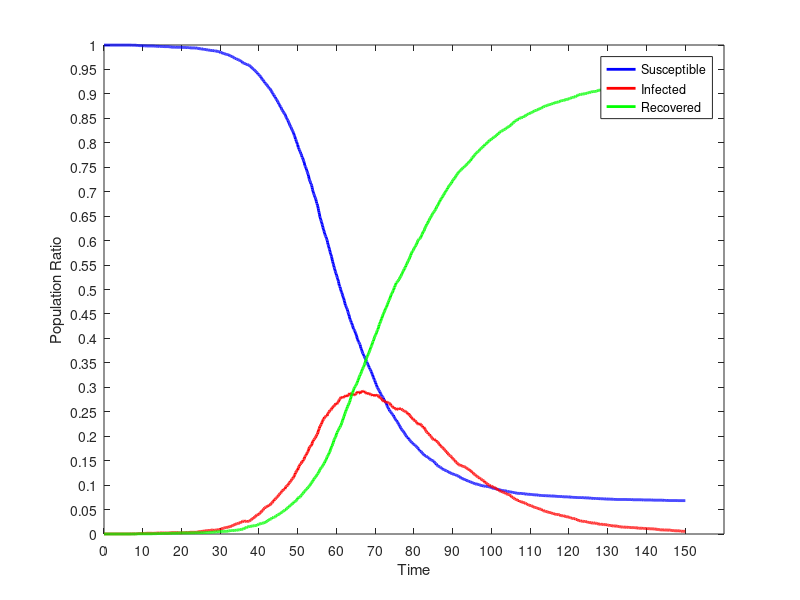

The MATLAB script that drew this image:
dynamics = [
0.00,4999.000,1.000,0.000;
0.10,4999.000,1.000,0.000;
0.20,4999.000,1.000,0.000;
0.30,4999.000,1.000,0.000;
0.40,4999.000,1.000,0.000;
0.50,4999.000,1.000,0.000;
0.60,4999.000,1.000,0.000;
0.70,4999.000,1.000,0.000;
0.80,4999.000,1.000,0.000;
0.90,4999.000,1.000,0.000;
1.00,4999.000,1.000,0.000;
1.10,4999.000,1.000,0.000;
1.20,4999.000,1.000,0.000;
1.30,4999.000,1.000,0.000;
1.40,4999.000,1.000,0.000;
1.50,4999.000,1.000,0.000;
1.60,4999.000,1.000,0.000;
1.70,4999.000,1.000,0.000;
1.80,4999.000,1.000,0.000;
1.90,4999.000,1.000,0.000;
2.00,4999.000,1.000,0.000;
2.10,4999.000,1.000,0.000;
2.20,4999.000,1.000,0.000;
2.30,4999.000,1.000,0.000;
2.40,4999.000,1.000,0.000;
2.50,4999.000,1.000,0.000;
2.60,4999.000,1.000,0.000;
2.70,4999.000,1.000,0.000;
2.80,4999.000,1.000,0.000;
2.90,4999.000,1.000,0.000;
3.00,4999.000,1.000,0.000;
3.10,4999.000,1.000,0.000;
3.20,4999.000,1.000,0.000;
3.30,4999.000,1.000,0.000;
3.40,4999.000,1.000,0.000;
3.50,4999.000,1.000,0.000;
3.60,4999.000,1.000,0.000;
3.70,4999.000,1.000,0.000;
3.80,4999.000,1.000,0.000;
3.90,4999.000,1.000,0.000;
4.00,4999.000,1.000,0.000;
4.10,4999.000,1.000,0.000;
4.20,4999.000,1.000,0.000;
4.30,4999.000,1.000,0.000;
4.40,4999.000,1.000,0.000;
4.50,4999.000,1.000,0.000;
4.60,4999.000,1.000,0.000;
4.70,4999.000,1.000,0.000;
4.80,4999.000,1.000,0.000;
4.90,4999.000,1.000,0.000;
5.00,4999.000,1.000,0.000;
5.10,4999.000,1.000,0.000;
5.20,4999.000,1.000,0.000;
5.30,4999.000,1.000,0.000;
5.40,4999.000,1.000,0.000;
5.50,4999.000,1.000,0.000;
5.60,4999.000,1.000,0.000;
5.70,4999.000,1.000,0.000;
5.80,4999.000,1.000,0.000;
5.90,4999.000,1.000,0.000;
6.00,4999.000,1.000,0.000;
6.10,4999.000,1.000,0.000;
6.20,4999.000,1.000,0.000;
6.30,4999.000,1.000,0.000;
6.40,4999.000,1.000,0.000;
6.50,4999.000,1.000,0.000;
6.60,4999.000,1.000,0.000;
6.70,4999.000,1.000,0.000;
6.80,4999.000,1.000,0.000;
6.90,4999.000,1.000,0.000;
7.00,4999.000,1.000,0.000;
7.10,4998.000,2.000,0.000;
7.20,4998.000,2.000,0.000;
7.30,4998.000,2.000,0.000;
7.40,4998.000,2.000,0.000;
7.50,4998.000,2.000,0.000;
7.60,4998.000,2.000,0.000;
7.70,4998.000,2.000,0.000;
7.80,4998.000,2.000,0.000;
7.90,4998.000,2.000,0.000;
8.00,4998.000,2.000,0.000;
8.10,4998.000,1.000,1.000;
8.20,4998.000,1.000,1.000;
8.30,4998.000,1.000,1.000;
8.40,4997.000,2.000,1.000;
8.50,4996.000,3.000,1.000;
8.60,4995.000,3.000,2.000;
8.70,4994.000,4.000,2.000;
8.80,4994.000,4.000,2.000;
8.90,4994.000,4.000,2.000;
9.00,4994.000,4.000,2.000;
9.10,4994.000,4.000,2.000;
9.20,4993.000,5.000,2.000;
9.30,4993.000,5.000,2.000;
9.40,4993.000,5.000,2.000;
9.50,4993.000,5.000,2.000;
9.60,4993.000,5.000,2.000;
9.70,4993.000,5.000,2.000;
9.80,4993.000,5.000,2.000;
9.90,4993.000,5.000,2.000;
10.00,4992.000,6.000,2.000;
10.10,4992.000,6.000,2.000;
10.20,4992.000,6.000,2.000;
10.30,4992.000,6.000,2.000;
10.40,4991.000,7.000,2.000;
10.50,4991.000,7.000,2.000;
10.60,4991.000,7.000,2.000;
10.70,4991.000,7.000,2.000;
10.80,4991.000,7.000,2.000;
10.90,4991.000,7.000,2.000;
11.00,4990.000,8.000,2.000;
11.10,4990.000,8.000,2.000;
11.20,4990.000,8.000,2.000;
11.30,4990.000,8.000,2.000;
11.40,4990.000,8.000,2.000;
11.50,4990.000,8.000,2.000;
11.60,4990.000,8.000,2.000;
11.70,4990.000,8.000,2.000;
11.80,4990.000,8.000,2.000;
11.90,4990.000,8.000,2.000;
12.00,4990.000,8.000,2.000;
12.10,4990.000,8.000,2.000;
12.20,4990.000,8.000,2.000;
12.30,4990.000,8.000,2.000;
12.40,4990.000,8.000,2.000;
12.50,4990.000,8.000,2.000;
12.60,4990.000,7.000,3.000;
12.70,4990.000,7.000,3.000;
12.80,4989.000,8.000,3.000;
12.90,4989.000,8.000,3.000;
13.00,4989.000,8.000,3.000;
13.10,4989.000,8.000,3.000;
13.20,4989.000,8.000,3.000;
13.30,4989.000,8.000,3.000;
13.40,4987.000,10.000,3.000;
13.50,4987.000,10.000,3.000;
13.60,4987.000,10.000,3.000;
13.70,4987.000,9.000,4.000;
13.80,4987.000,9.000,4.000;
13.90,4987.000,9.000,4.000;
14.00,4987.000,9.000,4.000;
14.10,4987.000,9.000,4.000;
14.20,4987.000,9.000,4.000;
14.30,4985.000,11.000,4.000;
14.40,4985.000,11.000,4.000;
14.50,4985.000,11.000,4.000;
14.60,4985.000,11.000,4.000;
14.70,4985.000,11.000,4.000;
14.80,4985.000,11.000,4.000;
14.90,4985.000,11.000,4.000;
15.00,4985.000,11.000,4.000;
15.10,4985.000,10.000,5.000;
15.20,4984.000,11.000,5.000;
15.30,4984.000,10.000,6.000;
15.40,4984.000,10.000,6.000;
15.50,4983.000,11.000,6.000;
15.60,4983.000,11.000,6.000;
15.70,4983.000,11.000,6.000;
15.80,4983.000,10.000,7.000;
15.90,4983.000,10.000,7.000;
16.00,4983.000,10.000,7.000;
16.10,4983.000,10.000,7.000;
16.20,4983.000,10.000,7.000;
16.30,4983.000,10.000,7.000;
16.40,4983.000,10.000,7.000;
16.50,4983.000,10.000,7.000;
16.60,4983.000,10.000,7.000;
16.70,4982.000,11.000,7.000;
16.80,4982.000,11.000,7.000;
16.90,4982.000,11.000,7.000;
17.00,4981.000,12.000,7.000;
17.10,4981.000,12.000,7.000;
17.20,4980.000,13.000,7.000;
17.30,4979.000,13.000,8.000;
17.40,4979.000,13.000,8.000;
17.50,4978.000,14.000,8.000;
17.60,4978.000,14.000,8.000;
17.70,4978.000,14.000,8.000;
17.80,4978.000,14.000,8.000;
17.90,4978.000,14.000,8.000;
18.00,4978.000,14.000,8.000;
18.10,4978.000,14.000,8.000;
18.20,4978.000,14.000,8.000;
18.30,4978.000,14.000,8.000;
18.40,4978.000,14.000,8.000;
18.50,4978.000,14.000,8.000;
18.60,4977.000,15.000,8.000;
18.70,4977.000,15.000,8.000;
18.80,4977.000,15.000,8.000;
18.90,4977.000,14.000,9.000;
19.00,4977.000,14.000,9.000;
19.10,4977.000,14.000,9.000;
19.20,4977.000,13.000,10.000;
19.30,4977.000,13.000,10.000;
19.40,4977.000,13.000,10.000;
19.50,4977.000,12.000,11.000;
19.60,4977.000,12.000,11.000;
19.70,4977.000,12.000,11.000;
19.80,4977.000,12.000,11.000;
19.90,4977.000,12.000,11.000;
20.00,4977.000,12.000,11.000;
20.10,4976.000,13.000,11.000;
20.20,4976.000,13.000,11.000;
20.30,4975.000,14.000,11.000;
20.40,4975.000,14.000,11.000;
20.50,4975.000,14.000,11.000;
20.60,4975.000,14.000,11.000;
20.70,4975.000,14.000,11.000;
20.80,4975.000,14.000,11.000;
20.90,4975.000,14.000,11.000;
21.00,4975.000,14.000,11.000;
21.10,4974.000,15.000,11.000;
21.20,4974.000,15.000,11.000;
21.30,4974.000,15.000,11.000;
21.40,4974.000,15.000,11.000;
21.50,4973.000,16.000,11.000;
21.60,4973.000,16.000,11.000;
21.70,4973.000,16.000,11.000;
21.80,4973.000,16.000,11.000;
21.90,4973.000,16.000,11.000;
22.00,4973.000,16.000,11.000;
22.10,4972.000,17.000,11.000;
22.20,4971.000,18.000,11.000;
22.30,4971.000,18.000,11.000;
22.40,4970.000,18.000,12.000;
22.50,4970.000,18.000,12.000;
22.60,4970.000,18.000,12.000;
22.70,4970.000,18.000,12.000;
22.80,4970.000,18.000,12.000;
22.90,4970.000,18.000,12.000;
23.00,4970.000,18.000,12.000;
23.10,4970.000,18.000,12.000;
23.20,4970.000,18.000,12.000;
23.30,4970.000,18.000,12.000;
23.40,4970.000,18.000,12.000;
23.50,4970.000,18.000,12.000;
23.60,4970.000,17.000,13.000;
23.70,4969.000,18.000,13.000;
23.80,4968.000,19.000,13.000;
23.90,4968.000,19.000,13.000;
24.00,4968.000,19.000,13.000;
24.10,4968.000,19.000,13.000;
24.20,4967.000,20.000,13.000;
24.30,4966.000,21.000,13.000;
24.40,4966.000,21.000,13.000;
24.50,4964.000,23.000,13.000;
24.60,4962.000,25.000,13.000;
24.70,4962.000,25.000,13.000;
24.80,4961.000,26.000,13.000;
24.90,4960.000,27.000,13.000;
25.00,4960.000,27.000,13.000;
25.10,4960.000,27.000,13.000;
25.20,4960.000,27.000,13.000;
25.30,4959.000,28.000,13.000;
25.40,4959.000,28.000,13.000;
25.50,4959.000,28.000,13.000;
25.60,4959.000,28.000,13.000;
25.70,4957.000,29.000,14.000;
25.80,4956.000,30.000,14.000;
25.90,4955.000,31.000,14.000;
26.00,4955.000,31.000,14.000;
26.10,4954.000,32.000,14.000;
26.20,4954.000,32.000,14.000;
26.30,4954.000,32.000,14.000;
26.40,4952.000,34.000,14.000;
26.50,4951.000,35.000,14.000;
26.60,4950.000,36.000,14.000;
26.70,4949.000,36.000,15.000;
26.80,4949.000,36.000,15.000;
26.90,4949.000,35.000,16.000;
27.00,4949.000,35.000,16.000;
27.10,4948.000,35.000,17.000;
27.20,4948.000,35.000,17.000;
27.30,4946.000,37.000,17.000;
27.40,4946.000,37.000,17.000;
27.50,4945.000,38.000,17.000;
27.60,4943.000,40.000,17.000;
27.70,4943.000,40.000,17.000;
27.80,4943.000,40.000,17.000;
27.90,4943.000,40.000,17.000;
28.00,4943.000,40.000,17.000;
28.10,4942.000,40.000,18.000;
28.20,4942.000,39.000,19.000;
28.30,4942.000,38.000,20.000;
28.40,4942.000,37.000,21.000;
28.50,4939.000,40.000,21.000;
28.60,4939.000,40.000,21.000;
28.70,4939.000,40.000,21.000;
28.80,4939.000,40.000,21.000;
28.90,4938.000,41.000,21.000;
29.00,4938.000,41.000,21.000;
29.10,4937.000,42.000,21.000;
29.20,4936.000,41.000,23.000;
29.30,4935.000,42.000,23.000;
29.40,4934.000,42.000,24.000;
29.50,4933.000,43.000,24.000;
29.60,4932.000,44.000,24.000;
29.70,4930.000,46.000,24.000;
29.80,4930.000,46.000,24.000;
29.90,4929.000,46.000,25.000;
30.00,4927.000,48.000,25.000;
30.10,4923.000,52.000,25.000;
30.20,4921.000,53.000,26.000;
30.30,4921.000,53.000,26.000;
30.40,4921.000,53.000,26.000;
30.50,4919.000,55.000,26.000;
30.60,4918.000,56.000,26.000;
30.70,4917.000,57.000,26.000;
30.80,4914.000,59.000,27.000;
30.90,4913.000,60.000,27.000;
31.00,4912.000,61.000,27.000;
31.10,4911.000,62.000,27.000;
31.20,4909.000,64.000,27.000;
31.30,4907.000,66.000,27.000;
31.40,4906.000,66.000,28.000;
31.50,4905.000,67.000,28.000;
31.60,4905.000,67.000,28.000;
31.70,4903.000,69.000,28.000;
31.80,4903.000,69.000,28.000;
31.90,4902.000,69.000,29.000;
32.00,4900.000,71.000,29.000;
32.10,4900.000,69.000,31.000;
32.20,4898.000,70.000,32.000;
32.30,4895.000,73.000,32.000;
32.40,4892.000,75.000,33.000;
32.50,4891.000,76.000,33.000;
32.60,4888.000,78.000,34.000;
32.70,4888.000,77.000,35.000;
32.80,4885.000,80.000,35.000;
32.90,4884.000,81.000,35.000;
33.00,4884.000,81.000,35.000;
33.10,4881.000,84.000,35.000;
33.20,4879.000,86.000,35.000;
33.30,4875.000,89.000,36.000;
33.40,4874.000,90.000,36.000;
33.50,4871.000,93.000,36.000;
33.60,4869.000,95.000,36.000;
33.70,4866.000,96.000,38.000;
33.80,4863.000,99.000,38.000;
33.90,4862.000,100.000,38.000;
34.00,4861.000,101.000,38.000;
34.10,4860.000,102.000,38.000;
34.20,4856.000,104.000,40.000;
34.30,4855.000,104.000,41.000;
34.40,4854.000,105.000,41.000;
34.50,4853.000,106.000,41.000;
34.60,4851.000,108.000,41.000;
34.70,4848.000,111.000,41.000;
34.80,4847.000,111.000,42.000;
34.90,4846.000,112.000,42.000;
35.00,4844.000,113.000,43.000;
35.10,4841.000,113.000,46.000;
35.20,4838.000,116.000,46.000;
35.30,4836.000,118.000,46.000;
35.40,4831.000,122.000,47.000;
35.50,4831.000,121.000,48.000;
35.60,4828.000,123.000,49.000;
35.70,4823.000,128.000,49.000;
35.80,4818.000,132.000,50.000;
35.90,4817.000,133.000,50.000;
36.00,4815.000,133.000,52.000;
36.10,4814.000,131.000,55.000;
36.20,4812.000,129.000,59.000;
36.30,4811.000,130.000,59.000;
36.40,4809.000,131.000,60.000;
36.50,4807.000,131.000,62.000;
36.60,4806.000,131.000,63.000;
36.70,4802.000,132.000,66.000;
36.80,4801.000,130.000,69.000;
36.90,4801.000,127.000,72.000;
37.00,4800.000,128.000,72.000;
37.10,4798.000,129.000,73.000;
37.20,4797.000,130.000,73.000;
37.30,4795.000,132.000,73.000;
37.40,4794.000,131.000,75.000;
37.50,4791.000,132.000,77.000;
37.60,4788.000,135.000,77.000;
37.70,4785.000,137.000,78.000;
37.80,4781.000,141.000,78.000;
37.90,4779.000,142.000,79.000;
38.00,4774.000,146.000,80.000;
38.10,4769.000,150.000,81.000;
38.20,4765.000,154.000,81.000;
38.30,4760.000,158.000,82.000;
38.40,4758.000,159.000,83.000;
38.50,4754.000,163.000,83.000;
38.60,4753.000,163.000,84.000;
38.70,4750.000,166.000,84.000;
38.80,4745.000,170.000,85.000;
38.90,4740.000,175.000,85.000;
39.00,4738.000,176.000,86.000;
39.10,4733.000,181.000,86.000;
39.20,4729.000,185.000,86.000;
39.30,4725.000,188.000,87.000;
39.40,4719.000,194.000,87.000;
39.50,4718.000,194.000,88.000;
39.60,4714.000,194.000,92.000;
39.70,4706.000,198.000,96.000;
39.80,4701.000,201.000,98.000;
39.90,4698.000,200.000,102.000;
40.00,4695.000,203.000,102.000;
40.10,4692.000,206.000,102.000;
40.20,4686.000,212.000,102.000;
40.30,4682.000,215.000,103.000;
40.40,4678.000,218.000,104.000;
40.50,4673.000,221.000,106.000;
40.60,4663.000,229.000,108.000;
40.70,4656.000,234.000,110.000;
40.80,4650.000,240.000,110.000;
40.90,4647.000,243.000,110.000;
41.00,4644.000,245.000,111.000;
41.10,4639.000,249.000,112.000;
41.20,4632.000,255.000,113.000;
41.30,4626.000,259.000,115.000;
41.40,4623.000,261.000,116.000;
41.50,4613.000,270.000,117.000;
41.60,4609.000,271.000,120.000;
41.70,4605.000,275.000,120.000;
41.80,4602.000,276.000,122.000;
41.90,4598.000,276.000,126.000;
42.00,4593.000,279.000,128.000;
42.10,4587.000,282.000,131.000;
42.20,4584.000,280.000,136.000;
42.30,4576.000,286.000,138.000;
42.40,4570.000,290.000,140.000;
42.50,4567.000,290.000,143.000;
42.60,4560.000,295.000,145.000;
42.70,4556.000,294.000,150.000;
42.80,4555.000,295.000,150.000;
42.90,4549.000,300.000,151.000;
43.00,4544.000,303.000,153.000;
43.10,4535.000,311.000,154.000;
43.20,4528.000,316.000,156.000;
43.30,4522.000,319.000,159.000;
43.40,4514.000,319.000,167.000;
43.50,4509.000,324.000,167.000;
43.60,4501.000,332.000,167.000;
43.70,4495.000,337.000,168.000;
43.80,4492.000,337.000,171.000;
43.90,4481.000,348.000,171.000;
44.00,4474.000,354.000,172.000;
44.10,4470.000,356.000,174.000;
44.20,4467.000,356.000,177.000;
44.30,4456.000,362.000,182.000;
44.40,4448.000,367.000,185.000;
44.50,4444.000,369.000,187.000;
44.60,4438.000,373.000,189.000;
44.70,4431.000,378.000,191.000;
44.80,4422.000,381.000,197.000;
44.90,4416.000,386.000,198.000;
45.00,4410.000,392.000,198.000;
45.10,4399.000,400.000,201.000;
45.20,4394.000,403.000,203.000;
45.30,4386.000,409.000,205.000;
45.40,4378.000,414.000,208.000;
45.50,4370.000,417.000,213.000;
45.60,4368.000,418.000,214.000;
45.70,4357.000,425.000,218.000;
45.80,4350.000,429.000,221.000;
45.90,4341.000,437.000,222.000;
46.00,4333.000,442.000,225.000;
46.10,4329.000,445.000,226.000;
46.20,4322.000,448.000,230.000;
46.30,4311.000,455.000,234.000;
46.40,4308.000,454.000,238.000;
46.50,4301.000,459.000,240.000;
46.60,4298.000,460.000,242.000;
46.70,4292.000,461.000,247.000;
46.80,4282.000,471.000,247.000;
46.90,4270.000,483.000,247.000;
47.00,4262.000,486.000,252.000;
47.10,4255.000,487.000,258.000;
47.20,4246.000,493.000,261.000;
47.30,4240.000,495.000,265.000;
47.40,4232.000,499.000,269.000;
47.50,4226.000,502.000,272.000;
47.60,4216.000,511.000,273.000;
47.70,4206.000,518.000,276.000;
47.80,4196.000,521.000,283.000;
47.90,4187.000,526.000,287.000;
48.00,4178.000,530.000,292.000;
48.10,4167.000,539.000,294.000;
48.20,4162.000,542.000,296.000;
48.30,4154.000,547.000,299.000;
48.40,4146.000,554.000,300.000;
48.50,4135.000,561.000,304.000;
48.60,4127.000,564.000,309.000;
48.70,4120.000,567.000,313.000;
48.80,4112.000,571.000,317.000;
48.90,4102.000,580.000,318.000;
49.00,4089.000,585.000,326.000;
49.10,4077.000,595.000,328.000;
49.20,4068.000,603.000,329.000;
49.30,4058.000,610.000,332.000;
49.40,4039.000,626.000,335.000;
49.50,4034.000,629.000,337.000;
49.60,4020.000,638.000,342.000;
49.70,4011.000,644.000,345.000;
49.80,3998.000,649.000,353.000;
49.90,3987.000,655.000,358.000;
50.00,3979.000,654.000,367.000;
50.10,3957.000,674.000,369.000;
50.20,3949.000,678.000,373.000;
50.30,3937.000,690.000,373.000;
50.40,3930.000,696.000,374.000;
50.50,3918.000,706.000,376.000;
50.60,3910.000,712.000,378.000;
50.70,3903.000,713.000,384.000;
50.80,3889.000,720.000,391.000;
50.90,3883.000,722.000,395.000;
51.00,3871.000,731.000,398.000;
51.10,3854.000,742.000,404.000;
51.20,3851.000,740.000,409.000;
51.30,3843.000,743.000,414.000;
51.40,3827.000,757.000,416.000;
51.50,3819.000,758.000,423.000;
51.60,3806.000,763.000,431.000;
51.70,3793.000,771.000,436.000;
51.80,3772.000,789.000,439.000;
51.90,3762.000,795.000,443.000;
52.00,3755.000,798.000,447.000;
52.10,3744.000,804.000,452.000;
52.20,3734.000,808.000,458.000;
52.30,3720.000,819.000,461.000;
52.40,3709.000,828.000,463.000;
52.50,3697.000,837.000,466.000;
52.60,3685.000,841.000,474.000;
52.70,3674.000,848.000,478.000;
52.80,3659.000,859.000,482.000;
52.90,3639.000,875.000,486.000;
53.00,3624.000,886.000,490.000;
53.10,3614.000,891.000,495.000;
53.20,3603.000,895.000,502.000;
53.30,3594.000,897.000,509.000;
53.40,3580.000,905.000,515.000;
53.50,3575.000,903.000,522.000;
53.60,3563.000,911.000,526.000;
53.70,3544.000,925.000,531.000;
53.80,3524.000,940.000,536.000;
53.90,3509.000,949.000,542.000;
54.00,3497.000,951.000,552.000;
54.10,3481.000,961.000,558.000;
54.20,3472.000,966.000,562.000;
54.30,3462.000,968.000,570.000;
54.40,3447.000,977.000,576.000;
54.50,3439.000,983.000,578.000;
54.60,3431.000,986.000,583.000;
54.70,3417.000,996.000,587.000;
54.80,3399.000,1005.000,596.000;
54.90,3382.000,1016.000,602.000;
55.00,3375.000,1018.000,607.000;
55.10,3361.000,1024.000,615.000;
55.20,3344.000,1038.000,618.000;
55.30,3327.000,1051.000,622.000;
55.40,3305.000,1064.000,631.000;
55.50,3287.000,1074.000,639.000;
55.60,3271.000,1080.000,649.000;
55.70,3244.000,1101.000,655.000;
55.80,3233.000,1103.000,664.000;
55.90,3219.000,1111.000,670.000;
56.00,3205.000,1119.000,676.000;
56.10,3195.000,1123.000,682.000;
56.20,3180.000,1136.000,684.000;
56.30,3166.000,1145.000,689.000;
56.40,3151.000,1155.000,694.000;
56.50,3135.000,1164.000,701.000;
56.60,3120.000,1171.000,709.000;
56.70,3108.000,1174.000,718.000;
56.80,3095.000,1183.000,722.000;
56.90,3079.000,1193.000,728.000;
57.00,3065.000,1196.000,739.000;
57.10,3054.000,1199.000,747.000;
57.20,3043.000,1203.000,754.000;
57.30,3037.000,1203.000,760.000;
57.40,3025.000,1207.000,768.000;
57.50,3011.000,1208.000,781.000;
57.60,3002.000,1208.000,790.000;
57.70,2981.000,1225.000,794.000;
57.80,2963.000,1234.000,803.000;
57.90,2952.000,1238.000,810.000;
58.00,2936.000,1246.000,818.000;
58.10,2922.000,1248.000,830.000;
58.20,2910.000,1253.000,837.000;
58.30,2892.000,1265.000,843.000;
58.40,2877.000,1267.000,856.000;
58.50,2863.000,1269.000,868.000;
58.60,2852.000,1270.000,878.000;
58.70,2838.000,1274.000,888.000;
58.80,2822.000,1279.000,899.000;
58.90,2803.000,1294.000,903.000;
59.00,2787.000,1295.000,918.000;
59.10,2770.000,1302.000,928.000;
59.20,2758.000,1306.000,936.000;
59.30,2742.000,1304.000,954.000;
59.40,2725.000,1309.000,966.000;
59.50,2714.000,1313.000,973.000;
59.60,2699.000,1319.000,982.000;
59.70,2685.000,1325.000,990.000;
59.80,2671.000,1334.000,995.000;
59.90,2661.000,1330.000,1009.000;
60.00,2645.000,1334.000,1021.000;
60.10,2635.000,1330.000,1035.000;
60.20,2623.000,1337.000,1040.000;
60.30,2608.000,1341.000,1051.000;
60.40,2596.000,1347.000,1057.000;
60.50,2583.000,1352.000,1065.000;
60.60,2563.000,1362.000,1075.000;
60.70,2545.000,1373.000,1082.000;
60.80,2533.000,1379.000,1088.000;
60.90,2527.000,1382.000,1091.000;
61.00,2512.000,1387.000,1101.000;
61.10,2497.000,1394.000,1109.000;
61.20,2484.000,1400.000,1116.000;
61.30,2473.000,1395.000,1132.000;
61.40,2464.000,1396.000,1140.000;
61.50,2452.000,1396.000,1152.000;
61.60,2436.000,1401.000,1163.000;
61.70,2425.000,1397.000,1178.000;
61.80,2414.000,1396.000,1190.000;
61.90,2402.000,1398.000,1200.000;
62.00,2387.000,1405.000,1208.000;
62.10,2372.000,1404.000,1224.000;
62.20,2355.000,1411.000,1234.000;
62.30,2340.000,1416.000,1244.000;
62.40,2332.000,1414.000,1254.000;
62.50,2323.000,1409.000,1268.000;
62.60,2313.000,1411.000,1276.000;
62.70,2303.000,1413.000,1284.000;
62.80,2296.000,1407.000,1297.000;
62.90,2277.000,1419.000,1304.000;
63.00,2265.000,1417.000,1318.000;
63.10,2253.000,1423.000,1324.000;
63.20,2241.000,1427.000,1332.000;
63.30,2226.000,1431.000,1343.000;
63.40,2209.000,1440.000,1351.000;
63.50,2195.000,1439.000,1366.000;
63.60,2186.000,1436.000,1378.000;
63.70,2177.000,1431.000,1392.000;
63.80,2165.000,1426.000,1409.000;
63.90,2158.000,1421.000,1421.000;
64.00,2146.000,1423.000,1431.000;
64.10,2133.000,1429.000,1438.000;
64.20,2125.000,1426.000,1449.000;
64.30,2108.000,1429.000,1463.000;
64.40,2097.000,1429.000,1474.000;
64.50,2093.000,1421.000,1486.000;
64.60,2084.000,1422.000,1494.000;
64.70,2077.000,1420.000,1503.000;
64.80,2068.000,1424.000,1508.000;
64.90,2056.000,1431.000,1513.000;
65.00,2046.000,1434.000,1520.000;
65.10,2035.000,1438.000,1527.000;
65.20,2023.000,1440.000,1537.000;
65.30,2006.000,1450.000,1544.000;
65.40,1994.000,1453.000,1553.000;
65.50,1984.000,1448.000,1568.000;
65.60,1972.000,1453.000,1575.000;
65.70,1963.000,1451.000,1586.000;
65.80,1958.000,1442.000,1600.000;
65.90,1948.000,1442.000,1610.000;
66.00,1941.000,1441.000,1618.000;
66.10,1936.000,1436.000,1628.000;
66.20,1915.000,1452.000,1633.000;
66.30,1901.000,1458.000,1641.000;
66.40,1892.000,1454.000,1654.000;
66.50,1880.000,1457.000,1663.000;
66.60,1868.000,1457.000,1675.000;
66.70,1855.000,1459.000,1686.000;
66.80,1846.000,1461.000,1693.000;
66.90,1842.000,1454.000,1704.000;
67.00,1831.000,1460.000,1709.000;
67.10,1820.000,1461.000,1719.000;
67.20,1816.000,1451.000,1733.000;
67.30,1805.000,1451.000,1744.000;
67.40,1794.000,1451.000,1755.000;
67.50,1789.000,1443.000,1768.000;
67.60,1777.000,1442.000,1781.000;
67.70,1764.000,1442.000,1794.000;
67.80,1761.000,1435.000,1804.000;
67.90,1749.000,1440.000,1811.000;
68.00,1744.000,1437.000,1819.000;
68.10,1734.000,1436.000,1830.000;
68.20,1727.000,1434.000,1839.000;
68.30,1717.000,1434.000,1849.000;
68.40,1704.000,1439.000,1857.000;
68.50,1698.000,1435.000,1867.000;
68.60,1688.000,1434.000,1878.000;
68.70,1683.000,1428.000,1889.000;
68.80,1675.000,1423.000,1902.000;
68.90,1665.000,1423.000,1912.000;
69.00,1658.000,1423.000,1919.000;
69.10,1646.000,1425.000,1929.000;
69.20,1636.000,1422.000,1942.000;
69.30,1627.000,1415.000,1958.000;
69.40,1614.000,1419.000,1967.000;
69.50,1603.000,1424.000,1973.000;
69.60,1595.000,1418.000,1987.000;
69.70,1582.000,1421.000,1997.000;
69.80,1574.000,1415.000,2011.000;
69.90,1567.000,1412.000,2021.000;
70.00,1555.000,1415.000,2030.000;
70.10,1546.000,1418.000,2036.000;
70.20,1531.000,1424.000,2045.000;
70.30,1524.000,1418.000,2058.000;
70.40,1512.000,1420.000,2068.000;
70.50,1500.000,1421.000,2079.000;
70.60,1495.000,1418.000,2087.000;
70.70,1490.000,1417.000,2093.000;
70.80,1477.000,1416.000,2107.000;
70.90,1471.000,1408.000,2121.000;
71.00,1466.000,1395.000,2139.000;
71.10,1459.000,1397.000,2144.000;
71.20,1454.000,1392.000,2154.000;
71.30,1442.000,1392.000,2166.000;
71.40,1434.000,1392.000,2174.000;
71.50,1426.000,1388.000,2186.000;
71.60,1420.000,1382.000,2198.000;
71.70,1411.000,1383.000,2206.000;
71.80,1406.000,1374.000,2220.000;
71.90,1402.000,1365.000,2233.000;
72.00,1397.000,1361.000,2242.000;
72.10,1392.000,1357.000,2251.000;
72.20,1378.000,1362.000,2260.000;
72.30,1371.000,1360.000,2269.000;
72.40,1364.000,1361.000,2275.000;
72.50,1355.000,1358.000,2287.000;
72.60,1353.000,1347.000,2300.000;
72.70,1344.000,1347.000,2309.000;
72.80,1339.000,1347.000,2314.000;
72.90,1330.000,1349.000,2321.000;
73.00,1316.000,1352.000,2332.000;
73.10,1307.000,1349.000,2344.000;
73.20,1300.000,1347.000,2353.000;
73.30,1292.000,1343.000,2365.000;
73.40,1286.000,1340.000,2374.000;
73.50,1276.000,1338.000,2386.000;
73.60,1271.000,1337.000,2392.000;
73.70,1261.000,1339.000,2400.000;
73.80,1255.000,1335.000,2410.000;
73.90,1251.000,1327.000,2422.000;
74.00,1248.000,1316.000,2436.000;
74.10,1242.000,1312.000,2446.000;
74.20,1236.000,1311.000,2453.000;
74.30,1229.000,1310.000,2461.000;
74.40,1226.000,1307.000,2467.000;
74.50,1222.000,1300.000,2478.000;
74.60,1218.000,1295.000,2487.000;
74.70,1215.000,1291.000,2494.000;
74.80,1201.000,1293.000,2506.000;
74.90,1195.000,1286.000,2519.000;
75.00,1187.000,1289.000,2524.000;
75.10,1180.000,1284.000,2536.000;
75.20,1175.000,1281.000,2544.000;
75.30,1168.000,1277.000,2555.000;
75.40,1161.000,1272.000,2567.000;
75.50,1161.000,1270.000,2569.000;
75.60,1152.000,1274.000,2574.000;
75.70,1145.000,1278.000,2577.000;
75.80,1140.000,1277.000,2583.000;
75.90,1133.000,1278.000,2589.000;
76.00,1125.000,1283.000,2592.000;
76.10,1119.000,1278.000,2603.000;
76.20,1113.000,1281.000,2606.000;
76.30,1105.000,1282.000,2613.000;
76.40,1098.000,1278.000,2624.000;
76.50,1089.000,1280.000,2631.000;
76.60,1084.000,1281.000,2635.000;
76.70,1075.000,1282.000,2643.000;
76.80,1069.000,1276.000,2655.000;
76.90,1065.000,1274.000,2661.000;
77.00,1059.000,1271.000,2670.000;
77.10,1056.000,1264.000,2680.000;
77.20,1050.000,1262.000,2688.000;
77.30,1047.000,1260.000,2693.000;
77.40,1040.000,1259.000,2701.000;
77.50,1033.000,1255.000,2712.000;
77.60,1027.000,1256.000,2717.000;
77.70,1020.000,1255.000,2725.000;
77.80,1015.000,1255.000,2730.000;
77.90,1008.000,1249.000,2743.000;
78.00,1003.000,1248.000,2749.000;
78.10,995.000,1246.000,2759.000;
78.20,991.000,1242.000,2767.000;
78.30,988.000,1236.000,2776.000;
78.40,988.000,1227.000,2785.000;
78.50,982.000,1226.000,2792.000;
78.60,971.000,1231.000,2798.000;
78.70,969.000,1223.000,2808.000;
78.80,964.000,1220.000,2816.000;
78.90,960.000,1214.000,2826.000;
79.00,955.000,1210.000,2835.000;
79.10,950.000,1202.000,2848.000;
79.20,946.000,1201.000,2853.000;
79.30,941.000,1189.000,2870.000;
79.40,935.000,1189.000,2876.000;
79.50,933.000,1182.000,2885.000;
79.60,932.000,1176.000,2892.000;
79.70,928.000,1177.000,2895.000;
79.80,921.000,1178.000,2901.000;
79.90,917.000,1173.000,2910.000;
80.00,916.000,1165.000,2919.000;
80.10,912.000,1162.000,2926.000;
80.20,910.000,1157.000,2933.000;
80.30,904.000,1159.000,2937.000;
80.40,901.000,1152.000,2947.000;
80.50,898.000,1150.000,2952.000;
80.60,895.000,1146.000,2959.000;
80.70,890.000,1143.000,2967.000;
80.80,887.000,1134.000,2979.000;
80.90,884.000,1126.000,2990.000;
81.00,878.000,1122.000,3000.000;
81.10,872.000,1123.000,3005.000;
81.20,870.000,1120.000,3010.000;
81.30,861.000,1124.000,3015.000;
81.40,857.000,1127.000,3016.000;
81.50,856.000,1125.000,3019.000;
81.60,848.000,1128.000,3024.000;
81.70,846.000,1123.000,3031.000;
81.80,845.000,1117.000,3038.000;
81.90,841.000,1110.000,3049.000;
82.00,835.000,1106.000,3059.000;
82.10,830.000,1105.000,3065.000;
82.20,825.000,1104.000,3071.000;
82.30,822.000,1092.000,3086.000;
82.40,818.000,1089.000,3093.000;
82.50,814.000,1091.000,3095.000;
82.60,808.000,1091.000,3101.000;
82.70,803.000,1083.000,3114.000;
82.80,802.000,1074.000,3124.000;
82.90,799.000,1067.000,3134.000;
83.00,798.000,1061.000,3141.000;
83.10,798.000,1053.000,3149.000;
83.20,795.000,1048.000,3157.000;
83.30,792.000,1040.000,3168.000;
83.40,790.000,1039.000,3171.000;
83.50,785.000,1038.000,3177.000;
83.60,784.000,1032.000,3184.000;
83.70,779.000,1023.000,3198.000;
83.80,777.000,1021.000,3202.000;
83.90,773.000,1019.000,3208.000;
84.00,767.000,1018.000,3215.000;
84.10,765.000,1009.000,3226.000;
84.20,764.000,1003.000,3233.000;
84.30,762.000,1001.000,3237.000;
84.40,758.000,997.000,3245.000;
84.50,756.000,991.000,3253.000;
84.60,754.000,987.000,3259.000;
84.70,753.000,980.000,3267.000;
84.80,751.000,975.000,3274.000;
84.90,750.000,968.000,3282.000;
85.00,747.000,967.000,3286.000;
85.10,745.000,963.000,3292.000;
85.20,738.000,966.000,3296.000;
85.30,731.000,969.000,3300.000;
85.40,728.000,964.000,3308.000;
85.50,724.000,960.000,3316.000;
85.60,720.000,960.000,3320.000;
85.70,719.000,950.000,3331.000;
85.80,710.000,951.000,3339.000;
85.90,706.000,946.000,3348.000;
86.00,703.000,945.000,3352.000;
86.10,701.000,939.000,3360.000;
86.20,696.000,937.000,3367.000;
86.30,694.000,931.000,3375.000;
86.40,691.000,925.000,3384.000;
86.50,689.000,919.000,3392.000;
86.60,686.000,918.000,3396.000;
86.70,686.000,909.000,3405.000;
86.80,684.000,900.000,3416.000;
86.90,680.000,899.000,3421.000;
87.00,678.000,895.000,3427.000;
87.10,674.000,892.000,3434.000;
87.20,671.000,892.000,3437.000;
87.30,665.000,887.000,3448.000;
87.40,663.000,885.000,3452.000;
87.50,662.000,879.000,3459.000;
87.60,660.000,876.000,3464.000;
87.70,659.000,871.000,3470.000;
87.80,657.000,864.000,3479.000;
87.90,655.000,860.000,3485.000;
88.00,653.000,855.000,3492.000;
88.10,650.000,853.000,3497.000;
88.20,648.000,847.000,3505.000;
88.30,647.000,843.000,3510.000;
88.40,645.000,837.000,3518.000;
88.50,641.000,837.000,3522.000;
88.60,640.000,833.000,3527.000;
88.70,639.000,822.000,3539.000;
88.80,636.000,821.000,3543.000;
88.90,635.000,814.000,3551.000;
89.00,634.000,809.000,3557.000;
89.10,631.000,806.000,3563.000;
89.20,629.000,804.000,3567.000;
89.30,626.000,802.000,3572.000;
89.40,624.000,799.000,3577.000;
89.50,623.000,794.000,3583.000;
89.60,621.000,793.000,3586.000;
89.70,619.000,789.000,3592.000;
89.80,618.000,780.000,3602.000;
89.90,617.000,776.000,3607.000;
90.00,614.000,770.000,3616.000;
90.10,612.000,767.000,3621.000;
90.20,610.000,765.000,3625.000;
90.30,609.000,760.000,3631.000;
90.40,608.000,758.000,3634.000;
90.50,607.000,756.000,3637.000;
90.60,607.000,748.000,3645.000;
90.70,606.000,741.000,3653.000;
90.80,604.000,735.000,3661.000;
90.90,601.000,733.000,3666.000;
91.00,598.000,732.000,3670.000;
91.10,596.000,728.000,3676.000;
91.20,595.000,722.000,3683.000;
91.30,594.000,719.000,3687.000;
91.40,593.000,714.000,3693.000;
91.50,592.000,708.000,3700.000;
91.60,589.000,707.000,3704.000;
91.70,585.000,705.000,3710.000;
91.80,584.000,704.000,3712.000;
91.90,581.000,703.000,3716.000;
92.00,578.000,703.000,3719.000;
92.10,574.000,705.000,3721.000;
92.20,573.000,701.000,3726.000;
92.30,570.000,700.000,3730.000;
92.40,569.000,695.000,3736.000;
92.50,567.000,693.000,3740.000;
92.60,565.000,691.000,3744.000;
92.70,563.000,690.000,3747.000;
92.80,561.000,691.000,3748.000;
92.90,560.000,690.000,3750.000;
93.00,557.000,689.000,3754.000;
93.10,557.000,687.000,3756.000;
93.20,555.000,684.000,3761.000;
93.30,554.000,682.000,3764.000;
93.40,552.000,680.000,3768.000;
93.50,548.000,676.000,3776.000;
93.60,547.000,673.000,3780.000;
93.70,546.000,670.000,3784.000;
93.80,544.000,666.000,3790.000;
93.90,544.000,665.000,3791.000;
94.00,541.000,665.000,3794.000;
94.10,541.000,659.000,3800.000;
94.20,537.000,659.000,3804.000;
94.30,536.000,654.000,3810.000;
94.40,535.000,653.000,3812.000;
94.50,534.000,649.000,3817.000;
94.60,532.000,650.000,3818.000;
94.70,530.000,644.000,3826.000;
94.80,528.000,637.000,3835.000;
94.90,528.000,634.000,3838.000;
95.00,526.000,628.000,3846.000;
95.10,524.000,628.000,3848.000;
95.20,522.000,627.000,3851.000;
95.30,522.000,621.000,3857.000;
95.40,519.000,618.000,3863.000;
95.50,518.000,613.000,3869.000;
95.60,516.000,609.000,3875.000;
95.70,515.000,606.000,3879.000;
95.80,512.000,606.000,3882.000;
95.90,512.000,603.000,3885.000;
96.00,511.000,598.000,3891.000;
96.10,510.000,593.000,3897.000;
96.20,510.000,591.000,3899.000;
96.30,510.000,587.000,3903.000;
96.40,509.000,584.000,3907.000;
96.50,509.000,581.000,3910.000;
96.60,507.000,580.000,3913.000;
96.70,506.000,579.000,3915.000;
96.80,505.000,576.000,3919.000;
96.90,502.000,573.000,3925.000;
97.00,501.000,566.000,3933.000;
97.10,499.000,566.000,3935.000;
97.20,498.000,564.000,3938.000;
97.30,496.000,563.000,3941.000;
97.40,495.000,560.000,3945.000;
97.50,495.000,556.000,3949.000;
97.60,494.000,553.000,3953.000;
97.70,494.000,547.000,3959.000;
97.80,493.000,546.000,3961.000;
97.90,490.000,546.000,3964.000;
98.00,490.000,543.000,3967.000;
98.10,490.000,541.000,3969.000;
98.20,490.000,532.000,3978.000;
98.30,490.000,526.000,3984.000;
98.40,490.000,525.000,3985.000;
98.50,487.000,527.000,3986.000;
98.60,487.000,524.000,3989.000;
98.70,487.000,521.000,3992.000;
98.80,487.000,517.000,3996.000;
98.90,486.000,513.000,4001.000;
99.00,485.000,507.000,4008.000;
99.10,485.000,506.000,4009.000;
99.20,484.000,504.000,4012.000;
99.30,483.000,503.000,4014.000;
99.40,481.000,501.000,4018.000;
99.50,481.000,494.000,4025.000;
99.60,479.000,491.000,4030.000;
99.70,479.000,490.000,4031.000;
99.80,478.000,491.000,4031.000;
99.90,473.000,492.000,4035.000;
100.00,473.000,490.000,4037.000;
100.10,471.000,488.000,4041.000;
100.20,471.000,485.000,4044.000;
100.30,471.000,484.000,4045.000;
100.40,469.000,481.000,4050.000;
100.50,468.000,478.000,4054.000;
100.60,466.000,476.000,4058.000;
100.70,465.000,477.000,4058.000;
100.80,464.000,475.000,4061.000;
100.90,464.000,471.000,4065.000;
101.00,463.000,471.000,4066.000;
101.10,462.000,468.000,4070.000;
101.20,462.000,463.000,4075.000;
101.30,460.000,464.000,4076.000;
101.40,460.000,456.000,4084.000;
101.50,460.000,455.000,4085.000;
101.60,458.000,455.000,4087.000;
101.70,457.000,449.000,4094.000;
101.80,456.000,449.000,4095.000;
101.90,454.000,448.000,4098.000;
102.00,451.000,449.000,4100.000;
102.10,451.000,441.000,4108.000;
102.20,450.000,438.000,4112.000;
102.30,450.000,437.000,4113.000;
102.40,449.000,435.000,4116.000;
102.50,448.000,436.000,4116.000;
102.60,445.000,435.000,4120.000;
102.70,445.000,432.000,4123.000;
102.80,445.000,431.000,4124.000;
102.90,445.000,428.000,4127.000;
103.00,444.000,427.000,4129.000;
103.10,443.000,426.000,4131.000;
103.20,442.000,423.000,4135.000;
103.30,442.000,422.000,4136.000;
103.40,442.000,420.000,4138.000;
103.50,441.000,420.000,4139.000;
103.60,440.000,419.000,4141.000;
103.70,440.000,413.000,4147.000;
103.80,439.000,411.000,4150.000;
103.90,438.000,410.000,4152.000;
104.00,438.000,407.000,4155.000;
104.10,436.000,405.000,4159.000;
104.20,434.000,406.000,4160.000;
104.30,433.000,405.000,4162.000;
104.40,432.000,404.000,4164.000;
104.50,432.000,403.000,4165.000;
104.60,431.000,401.000,4168.000;
104.70,431.000,400.000,4169.000;
104.80,431.000,395.000,4174.000;
104.90,431.000,393.000,4176.000;
105.00,430.000,391.000,4179.000;
105.10,430.000,383.000,4187.000;
105.20,428.000,380.000,4192.000;
105.30,428.000,375.000,4197.000;
105.40,426.000,374.000,4200.000;
105.50,425.000,374.000,4201.000;
105.60,425.000,372.000,4203.000;
105.70,425.000,368.000,4207.000;
105.80,425.000,365.000,4210.000;
105.90,424.000,363.000,4213.000;
106.00,422.000,357.000,4221.000;
106.10,422.000,355.000,4223.000;
106.20,420.000,355.000,4225.000;
106.30,419.000,355.000,4226.000;
106.40,417.000,356.000,4227.000;
106.50,417.000,354.000,4229.000;
106.60,417.000,349.000,4234.000;
106.70,417.000,346.000,4237.000;
106.80,416.000,344.000,4240.000;
106.90,416.000,342.000,4242.000;
107.00,416.000,341.000,4243.000;
107.10,416.000,341.000,4243.000;
107.20,416.000,332.000,4252.000;
107.30,416.000,331.000,4253.000;
107.40,415.000,332.000,4253.000;
107.50,415.000,331.000,4254.000;
107.60,415.000,329.000,4256.000;
107.70,415.000,329.000,4256.000;
107.80,414.000,327.000,4259.000;
107.90,414.000,326.000,4260.000;
108.00,414.000,325.000,4261.000;
108.10,414.000,325.000,4261.000;
108.20,412.000,322.000,4266.000;
108.30,412.000,322.000,4266.000;
108.40,411.000,319.000,4270.000;
108.50,411.000,318.000,4271.000;
108.60,410.000,317.000,4273.000;
108.70,410.000,315.000,4275.000;
108.80,410.000,311.000,4279.000;
108.90,409.000,309.000,4282.000;
109.00,407.000,309.000,4284.000;
109.10,407.000,308.000,4285.000;
109.20,407.000,304.000,4289.000;
109.30,407.000,303.000,4290.000;
109.40,407.000,302.000,4291.000;
109.50,407.000,298.000,4295.000;
109.60,407.000,296.000,4297.000;
109.70,406.000,294.000,4300.000;
109.80,406.000,294.000,4300.000;
109.90,406.000,292.000,4302.000;
110.00,406.000,291.000,4303.000;
110.10,404.000,290.000,4306.000;
110.20,404.000,290.000,4306.000;
110.30,403.000,289.000,4308.000;
110.40,403.000,287.000,4310.000;
110.50,403.000,285.000,4312.000;
110.60,402.000,283.000,4315.000;
110.70,402.000,281.000,4317.000;
110.80,402.000,277.000,4321.000;
110.90,401.000,277.000,4322.000;
111.00,401.000,276.000,4323.000;
111.10,400.000,273.000,4327.000;
111.20,400.000,272.000,4328.000;
111.30,400.000,271.000,4329.000;
111.40,400.000,270.000,4330.000;
111.50,400.000,269.000,4331.000;
111.60,399.000,268.000,4333.000;
111.70,399.000,264.000,4337.000;
111.80,399.000,264.000,4337.000;
111.90,399.000,263.000,4338.000;
112.00,399.000,260.000,4341.000;
112.10,397.000,260.000,4343.000;
112.20,396.000,259.000,4345.000;
112.30,396.000,258.000,4346.000;
112.40,396.000,256.000,4348.000;
112.50,396.000,255.000,4349.000;
112.60,395.000,253.000,4352.000;
112.70,394.000,253.000,4353.000;
112.80,394.000,253.000,4353.000;
112.90,393.000,252.000,4355.000;
113.00,393.000,250.000,4357.000;
113.10,393.000,245.000,4362.000;
113.20,393.000,243.000,4364.000;
113.30,393.000,243.000,4364.000;
113.40,393.000,237.000,4370.000;
113.50,392.000,236.000,4372.000;
113.60,392.000,235.000,4373.000;
113.70,392.000,234.000,4374.000;
113.80,392.000,234.000,4374.000;
113.90,391.000,234.000,4375.000;
114.00,391.000,232.000,4377.000;
114.10,391.000,230.000,4379.000;
114.20,391.000,229.000,4380.000;
114.30,391.000,228.000,4381.000;
114.40,391.000,226.000,4383.000;
114.50,391.000,225.000,4384.000;
114.60,391.000,223.000,4386.000;
114.70,390.000,223.000,4387.000;
114.80,390.000,221.000,4389.000;
114.90,389.000,222.000,4389.000;
115.00,389.000,220.000,4391.000;
115.10,389.000,220.000,4391.000;
115.20,389.000,219.000,4392.000;
115.30,389.000,219.000,4392.000;
115.40,389.000,217.000,4394.000;
115.50,389.000,214.000,4397.000;
115.60,388.000,213.000,4399.000;
115.70,388.000,210.000,4402.000;
115.80,388.000,209.000,4403.000;
115.90,388.000,209.000,4403.000;
116.00,388.000,209.000,4403.000;
116.10,388.000,207.000,4405.000;
116.20,388.000,207.000,4405.000;
116.30,387.000,204.000,4409.000;
116.40,387.000,204.000,4409.000;
116.50,387.000,201.000,4412.000;
116.60,386.000,201.000,4413.000;
116.70,386.000,200.000,4414.000;
116.80,385.000,201.000,4414.000;
116.90,385.000,200.000,4415.000;
117.00,385.000,200.000,4415.000;
117.10,384.000,201.000,4415.000;
117.20,384.000,200.000,4416.000;
117.30,384.000,198.000,4418.000;
117.40,384.000,196.000,4420.000;
117.50,384.000,196.000,4420.000;
117.60,384.000,195.000,4421.000;
117.70,384.000,191.000,4425.000;
117.80,384.000,188.000,4428.000;
117.90,384.000,188.000,4428.000;
118.00,383.000,187.000,4430.000;
118.10,383.000,187.000,4430.000;
118.20,383.000,185.000,4432.000;
118.30,382.000,186.000,4432.000;
118.40,381.000,186.000,4433.000;
118.50,380.000,187.000,4433.000;
118.60,380.000,186.000,4434.000;
118.70,380.000,184.000,4436.000;
118.80,380.000,184.000,4436.000;
118.90,380.000,183.000,4437.000;
119.00,380.000,181.000,4439.000;
119.10,380.000,180.000,4440.000;
119.20,380.000,179.000,4441.000;
119.30,380.000,178.000,4442.000;
119.40,380.000,176.000,4444.000;
119.50,380.000,175.000,4445.000;
119.60,380.000,173.000,4447.000;
119.70,379.000,174.000,4447.000;
119.80,379.000,173.000,4448.000;
119.90,379.000,173.000,4448.000;
120.00,378.000,174.000,4448.000;
120.10,378.000,172.000,4450.000;
120.20,378.000,169.000,4453.000;
120.30,378.000,169.000,4453.000;
120.40,378.000,165.000,4457.000;
120.50,378.000,162.000,4460.000;
120.60,376.000,162.000,4462.000;
120.70,376.000,160.000,4464.000;
120.80,376.000,160.000,4464.000;
120.90,375.000,161.000,4464.000;
121.00,375.000,160.000,4465.000;
121.10,375.000,159.000,4466.000;
121.20,375.000,159.000,4466.000;
121.30,375.000,157.000,4468.000;
121.40,375.000,157.000,4468.000;
121.50,374.000,157.000,4469.000;
121.60,374.000,156.000,4470.000;
121.70,374.000,151.000,4475.000;
121.80,374.000,148.000,4478.000;
121.90,374.000,148.000,4478.000;
122.00,373.000,148.000,4479.000;
122.10,373.000,145.000,4482.000;
122.20,372.000,146.000,4482.000;
122.30,372.000,141.000,4487.000;
122.40,372.000,140.000,4488.000;
122.50,372.000,138.000,4490.000;
122.60,372.000,136.000,4492.000;
122.70,372.000,136.000,4492.000;
122.80,372.000,136.000,4492.000;
122.90,372.000,135.000,4493.000;
123.00,372.000,133.000,4495.000;
123.10,372.000,131.000,4497.000;
123.20,372.000,131.000,4497.000;
123.30,372.000,131.000,4497.000;
123.40,371.000,132.000,4497.000;
123.50,371.000,131.000,4498.000;
123.60,371.000,130.000,4499.000;
123.70,371.000,130.000,4499.000;
123.80,371.000,130.000,4499.000;
123.90,371.000,129.000,4500.000;
124.00,371.000,128.000,4501.000;
124.10,370.000,128.000,4502.000;
124.20,369.000,128.000,4503.000;
124.30,369.000,128.000,4503.000;
124.40,369.000,126.000,4505.000;
124.50,369.000,125.000,4506.000;
124.60,369.000,124.000,4507.000;
124.70,369.000,124.000,4507.000;
124.80,369.000,121.000,4510.000;
124.90,369.000,120.000,4511.000;
125.00,369.000,120.000,4511.000;
125.10,369.000,118.000,4513.000;
125.20,369.000,118.000,4513.000;
125.30,368.000,118.000,4514.000;
125.40,367.000,116.000,4517.000;
125.50,366.000,116.000,4518.000;
125.60,366.000,115.000,4519.000;
125.70,366.000,115.000,4519.000;
125.80,366.000,115.000,4519.000;
125.90,365.000,114.000,4521.000;
126.00,365.000,112.000,4523.000;
126.10,365.000,111.000,4524.000;
126.20,365.000,111.000,4524.000;
126.30,364.000,112.000,4524.000;
126.40,364.000,112.000,4524.000;
126.50,364.000,112.000,4524.000;
126.60,364.000,112.000,4524.000;
126.70,364.000,112.000,4524.000;
126.80,363.000,113.000,4524.000;
126.90,363.000,112.000,4525.000;
127.00,363.000,111.000,4526.000;
127.10,363.000,109.000,4528.000;
127.20,362.000,106.000,4532.000;
127.30,362.000,105.000,4533.000;
127.40,362.000,105.000,4533.000;
127.50,362.000,102.000,4536.000;
127.60,362.000,101.000,4537.000;
127.70,361.000,101.000,4538.000;
127.80,361.000,101.000,4538.000;
127.90,361.000,101.000,4538.000;
128.00,361.000,101.000,4538.000;
128.10,360.000,102.000,4538.000;
128.20,360.000,100.000,4540.000;
128.30,360.000,100.000,4540.000;
128.40,360.000,99.000,4541.000;
128.50,360.000,99.000,4541.000;
128.60,360.000,99.000,4541.000;
128.70,360.000,99.000,4541.000;
128.80,360.000,99.000,4541.000;
128.90,360.000,97.000,4543.000;
129.00,359.000,95.000,4546.000;
129.10,359.000,95.000,4546.000;
129.20,359.000,95.000,4546.000;
129.30,358.000,96.000,4546.000;
129.40,358.000,95.000,4547.000;
129.50,358.000,95.000,4547.000;
129.60,358.000,95.000,4547.000;
129.70,358.000,95.000,4547.000;
129.80,357.000,95.000,4548.000;
129.90,357.000,92.000,4551.000;
130.00,357.000,92.000,4551.000;
130.10,357.000,91.000,4552.000;
130.20,357.000,91.000,4552.000;
130.30,357.000,89.000,4554.000;
130.40,357.000,88.000,4555.000;
130.50,357.000,88.000,4555.000;
130.60,357.000,88.000,4555.000;
130.70,357.000,88.000,4555.000;
130.80,356.000,88.000,4556.000;
130.90,356.000,88.000,4556.000;
131.00,356.000,87.000,4557.000;
131.10,356.000,84.000,4560.000;
131.20,356.000,82.000,4562.000;
131.30,356.000,82.000,4562.000;
131.40,356.000,81.000,4563.000;
131.50,355.000,82.000,4563.000;
131.60,354.000,83.000,4563.000;
131.70,354.000,83.000,4563.000;
131.80,354.000,82.000,4564.000;
131.90,354.000,82.000,4564.000;
132.00,354.000,82.000,4564.000;
132.10,354.000,82.000,4564.000;
132.20,354.000,80.000,4566.000;
132.30,353.000,81.000,4566.000;
132.40,353.000,81.000,4566.000;
132.50,353.000,80.000,4567.000;
132.60,353.000,79.000,4568.000;
132.70,353.000,78.000,4569.000;
132.80,353.000,77.000,4570.000;
132.90,353.000,77.000,4570.000;
133.00,353.000,75.000,4572.000;
133.10,353.000,75.000,4572.000;
133.20,353.000,73.000,4574.000;
133.30,353.000,72.000,4575.000;
133.40,353.000,72.000,4575.000;
133.50,353.000,72.000,4575.000;
133.60,353.000,72.000,4575.000;
133.70,353.000,72.000,4575.000;
133.80,353.000,71.000,4576.000;
133.90,353.000,71.000,4576.000;
134.00,353.000,71.000,4576.000;
134.10,353.000,71.000,4576.000;
134.20,353.000,70.000,4577.000;
134.30,353.000,70.000,4577.000;
134.40,353.000,70.000,4577.000;
134.50,353.000,70.000,4577.000;
134.60,353.000,70.000,4577.000;
134.70,353.000,70.000,4577.000;
134.80,353.000,69.000,4578.000;
134.90,352.000,70.000,4578.000;
135.00,352.000,69.000,4579.000;
135.10,352.000,69.000,4579.000;
135.20,352.000,69.000,4579.000;
135.30,352.000,68.000,4580.000;
135.40,352.000,68.000,4580.000;
135.50,352.000,68.000,4580.000;
135.60,352.000,68.000,4580.000;
135.70,352.000,67.000,4581.000;
135.80,352.000,67.000,4581.000;
135.90,352.000,67.000,4581.000;
136.00,352.000,67.000,4581.000;
136.10,352.000,66.000,4582.000;
136.20,352.000,65.000,4583.000;
136.30,351.000,64.000,4585.000;
136.40,350.000,65.000,4585.000;
136.50,350.000,65.000,4585.000;
136.60,350.000,65.000,4585.000;
136.70,350.000,65.000,4585.000;
136.80,350.000,65.000,4585.000;
136.90,350.000,65.000,4585.000;
137.00,350.000,64.000,4586.000;
137.10,350.000,64.000,4586.000;
137.20,350.000,64.000,4586.000;
137.30,350.000,63.000,4587.000;
137.40,350.000,63.000,4587.000;
137.50,350.000,62.000,4588.000;
137.60,350.000,62.000,4588.000;
137.70,350.000,62.000,4588.000;
137.80,350.000,62.000,4588.000;
137.90,350.000,60.000,4590.000;
138.00,350.000,59.000,4591.000;
138.10,350.000,59.000,4591.000;
138.20,350.000,59.000,4591.000;
138.30,350.000,59.000,4591.000;
138.40,350.000,59.000,4591.000;
138.50,350.000,59.000,4591.000;
138.60,350.000,59.000,4591.000;
138.70,349.000,60.000,4591.000;
138.80,349.000,60.000,4591.000;
138.90,349.000,60.000,4591.000;
139.00,349.000,58.000,4593.000;
139.10,349.000,58.000,4593.000;
139.20,348.000,59.000,4593.000;
139.30,348.000,58.000,4594.000;
139.40,348.000,58.000,4594.000;
139.50,348.000,58.000,4594.000;
139.60,348.000,57.000,4595.000;
139.70,348.000,57.000,4595.000;
139.80,348.000,57.000,4595.000;
139.90,348.000,57.000,4595.000;
140.00,348.000,56.000,4596.000;
140.10,348.000,56.000,4596.000;
140.20,348.000,56.000,4596.000;
140.30,348.000,56.000,4596.000;
140.40,348.000,55.000,4597.000;
140.50,348.000,54.000,4598.000;
140.60,348.000,54.000,4598.000;
140.70,348.000,53.000,4599.000;
140.80,348.000,53.000,4599.000;
140.90,348.000,53.000,4599.000;
141.00,348.000,53.000,4599.000;
141.10,348.000,53.000,4599.000;
141.20,348.000,53.000,4599.000;
141.30,348.000,53.000,4599.000;
141.40,347.000,53.000,4600.000;
141.50,347.000,53.000,4600.000;
141.60,347.000,52.000,4601.000;
141.70,347.000,52.000,4601.000;
141.80,347.000,52.000,4601.000;
141.90,346.000,52.000,4602.000;
142.00,346.000,52.000,4602.000;
142.10,346.000,51.000,4603.000;
142.20,346.000,50.000,4604.000;
142.30,346.000,50.000,4604.000;
142.40,346.000,49.000,4605.000;
142.50,346.000,49.000,4605.000;
142.60,346.000,49.000,4605.000;
142.70,346.000,49.000,4605.000;
142.80,346.000,48.000,4606.000;
142.90,346.000,48.000,4606.000;
143.00,346.000,47.000,4607.000;
143.10,346.000,45.000,4609.000;
143.20,346.000,44.000,4610.000;
143.30,346.000,43.000,4611.000;
143.40,346.000,43.000,4611.000;
143.50,346.000,43.000,4611.000;
143.60,346.000,43.000,4611.000;
143.70,346.000,42.000,4612.000;
143.80,346.000,42.000,4612.000;
143.90,346.000,42.000,4612.000;
144.00,346.000,42.000,4612.000;
144.10,346.000,42.000,4612.000;
144.20,346.000,41.000,4613.000;
144.30,345.000,42.000,4613.000;
144.40,345.000,41.000,4614.000;
144.50,345.000,41.000,4614.000;
144.60,344.000,42.000,4614.000;
144.70,344.000,41.000,4615.000;
144.80,344.000,41.000,4615.000;
144.90,344.000,41.000,4615.000;
145.00,344.000,41.000,4615.000;
145.10,344.000,41.000,4615.000;
145.20,344.000,40.000,4616.000;
145.30,343.000,40.000,4617.000;
145.40,343.000,40.000,4617.000;
145.50,343.000,40.000,4617.000;
145.60,343.000,40.000,4617.000;
145.70,342.000,41.000,4617.000;
145.80,342.000,41.000,4617.000;
145.90,342.000,40.000,4618.000;
146.00,342.000,40.000,4618.000;
146.10,342.000,40.000,4618.000;
146.20,342.000,39.000,4619.000;
146.30,342.000,38.000,4620.000;
146.40,342.000,38.000,4620.000;
146.50,342.000,36.000,4622.000;
146.60,342.000,36.000,4622.000;
146.70,342.000,35.000,4623.000;
146.80,342.000,35.000,4623.000;
146.90,342.000,34.000,4624.000;
147.00,342.000,34.000,4624.000;
147.10,342.000,34.000,4624.000;
147.20,342.000,34.000,4624.000;
147.30,342.000,33.000,4625.000;
147.40,342.000,33.000,4625.000;
147.50,342.000,33.000,4625.000;
147.60,342.000,33.000,4625.000;
147.70,342.000,33.000,4625.000;
147.80,342.000,32.000,4626.000;
147.90,342.000,32.000,4626.000;
148.00,341.000,33.000,4626.000;
148.10,341.000,33.000,4626.000;
148.20,341.000,33.000,4626.000;
148.30,341.000,33.000,4626.000;
148.40,341.000,33.000,4626.000;
148.50,341.000,32.000,4627.000;
148.60,341.000,32.000,4627.000;
148.70,341.000,31.000,4628.000;
148.80,341.000,29.000,4630.000;
148.90,341.000,29.000,4630.000;
149.00,341.000,29.000,4630.000;
149.10,341.000,29.000,4630.000;
149.20,341.000,28.000,4631.000;
149.30,341.000,28.000,4631.000;
149.40,341.000,28.000,4631.000;
149.50,341.000,28.000,4631.000;
149.60,341.000,28.000,4631.000;
149.70,341.000,28.000,4631.000;
149.80,341.000,28.000,4631.000;
149.90,341.000,28.000,4631.000;
150.00,341.000,28.000,4631.000;
];
time = dynamics (:, 1);
susceptible = dynamics (:, 2);
infected = dynamics (:, 3);
recovered = dynamics (:, 4);
totalPopulation = susceptible(1) + infected(1) + recovered(1);
susceptibleRatio = susceptible ./ totalPopulation;
infectedRatio = infected ./ totalPopulation;
recoveredRatio = recovered ./ totalPopulation;
steps = length (time);
indices = 0 : steps - 1;
replications = 0;
figure
plot (indices, susceptibleRatio.', 'color', 'blue', 'linewidth', 2);
hold on
plot (indices, infectedRatio.', 'color', 'red', 'linewidth', 2);
hold on
plot (indices, recoveredRatio.', 'color', 'green', 'linewidth', 2);
set(gca,'YTick',0:0.05:1.0);
set(gca,'XTick', indices(1:100:end), 'xticklabel', time(1:100:end));
xlabel ('Time');
ylabel ('Population Ratio');
legend('Susceptible','Infected', 'Recovered');
%titleStr = sprintf('SIR Dynamics of %i agents, with 0.10 dt, %i steps, 0 replications', totalPopulation, steps)
%title (titleStr);
